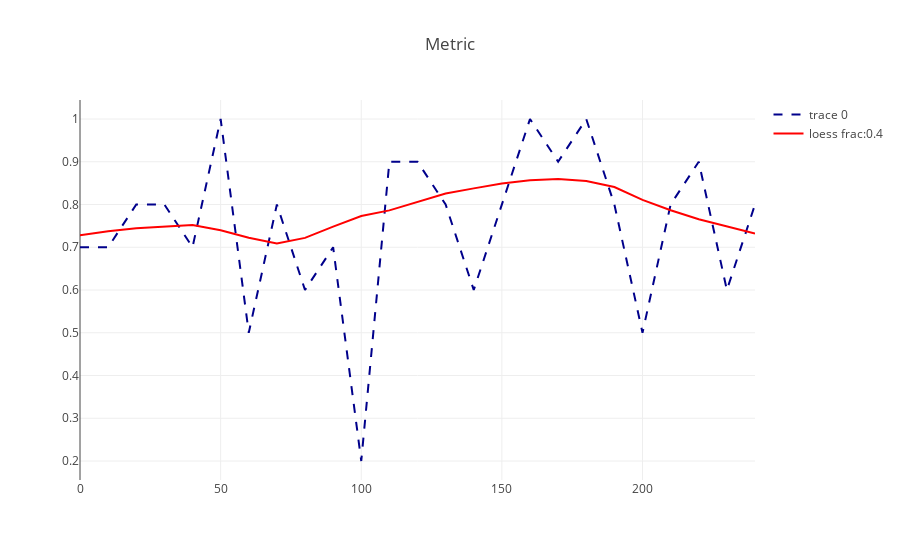

The notebook cell saved with this chart:
### Code cell
x_vector, prob_of_success = RoscorlaWagerModelDiagnostics.calc_prob_of_success(REWARD_VECTOR, bin_size=10)

frac = 0.4
x_loess, y_loess = RoscorlaWagerModelDiagnostics.fit_loess(x_vector, prob_of_success, frac=frac)
fig = RescorlaWagnerPlots.plot_metric(x_vector, prob_of_success)
fig.add_trace(go.Scatter(x=x_loess, y=y_loess, mode='lines', line_color='red', name=f'loess frac:{frac}'))

### Figure 1 — Plotly figure (JSON) as saved in the notebook; plotly's stock layout.template omitted (floating-point values rounded to 4 significant figures)
{"data": [{"line": {"color": "darkblue", "dash": "dash"}, "mode": "lines", "type": "scatter", "x": [0, 10, 20, 30, 40, 50, 60, 70, 80, 90, 100, 110, 120, 130, 140, 150, 160, 170, 180, 190, 200, 210, 220, 230, 240], "y": [0.7, 0.7, 0.8, 0.8, 0.7, 1, 0.5, 0.8, 0.6, 0.7, 0.2, 0.9, 0.9, 0.8, 0.6, 0.8, 1, 0.9, 1, 0.8, 0.5, 0.8, 0.9, 0.6, 0.8]}, {"line": {"color": "red"}, "mode": "lines", "name": "loess frac:0.4", "type": "scatter", "x": [0, 10, 20, 30, 40, 50, 60, 70, 80, 90, 100, 110, 120, 130, 140, 150, 160, 170, 180, 190, 200, 210, 220, 230, 240], "y": [0.7278, 0.7374, 0.7443, 0.7491, 0.7522, 0.7395, 0.7222, 0.709, 0.7219, 0.7482, 0.773, 0.7862, 0.8056, 0.8259, 0.8377, 0.8492, 0.8568, 0.8598, 0.8548, 0.8408, 0.8108, 0.7864, 0.7657, 0.7481, 0.7321]}], "layout": {"title": {"text": "Metric"}}}
